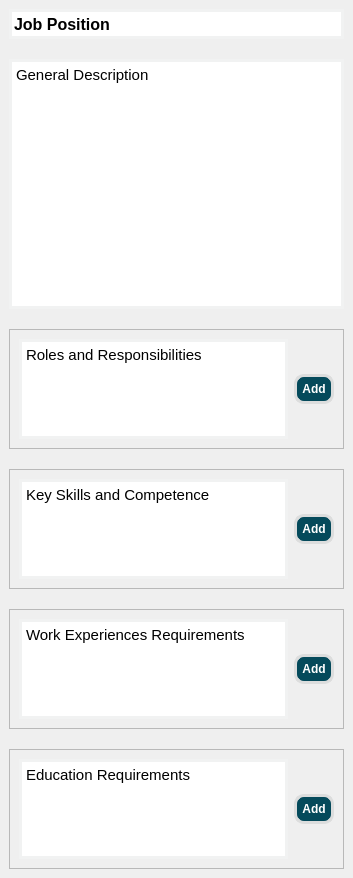
                   <widget class="QWidget" name="scrollAreaWidgetContents">
                    <property name="geometry">
                     <rect>
                      <x>0</x>
                      <y>0</y>
                      <width>353</width>
                      <height>878</height>
                     </rect>
                    </property>
                    <layout class="QGridLayout" name="gridLayout_13">
                     <property name="leftMargin">
                      <number>0</number>
                     </property>
                     <property name="topMargin">
                      <number>0</number>
                     </property>
                     <property name="rightMargin">
                      <number>0</number>
                     </property>
                     <property name="bottomMargin">
                      <number>0</number>
                     </property>
                     <item row="0" column="0">
                      <widget class="QWidget" name="widget_6" native="true">
                       <property name="styleSheet">
                        <string notr="true">QPlainTextEdit{
border: 3px solid #F1F2F2;
background-color: rgb(255, 255, 255);
}

QPushButton {
            border: none; 
            border-radius: 10px; 
			background-color: rgb(5, 74, 91);
			color: rgb(255, 255, 255);
			text-align: center;
			text-color: rgb(0, 0, 0);
			font-family: Arial;
			font-size: 12px;
			font-weight: bold; 
			border: 3px solid rgb(220, 221, 221);
			padding: 5px;
        }
        QPushButton:pressed {
            background-color: white;
        }
</string>
                       </property>
                       <layout class="QGridLayout" name="gridLayout_17">
                        <property name="horizontalSpacing">
                         <number>10</number>
                        </property>
                        <property name="verticalSpacing">
                         <number>20</number>
                        </property>
                        <item row="4" column="0">
                         <widget class="QFrame" name="frame_121">
                          <property name="frameShape">
                           <enum>QFrame::StyledPanel</enum>
                          </property>
                          <property name="frameShadow">
                           <enum>QFrame::Raised</enum>
                          </property>
                          <layout class="QGridLayout" name="gridLayout_110">
                           <item row="0" column="0">
                            <widget class="QPlainTextEdit" name="work_experience">
                             <property name="minimumSize">
                              <size>
                               <width>0</width>
                               <height>100</height>
                              </size>
                             </property>
                             <property name="font">
                              <font>
                               <family>Arial</family>
                               <pointsize>11</pointsize>
                              </font>
                             </property>
                             <property name="styleSheet">
                              <string notr="true">*{
border: 3px solid #F1F2F2;
background-color: rgb(255, 255, 255);
}</string>
                             </property>
                             <property name="frameShape">
                              <enum>QFrame::NoFrame</enum>
                             </property>
                             <property name="plainText">
                              <string>Work Experiences Requirements</string>
                             </property>
                            </widget>
                           </item>
                           <item row="0" column="1">
                            <widget class="QPushButton" name="add_work_expe">
                             <property name="text">
                              <string>Add</string>
                             </property>
                             <property name="flat">
                              <bool>true</bool>
                             </property>
                            </widget>
                           </item>
                          </layout>
                         </widget>
                        </item>
                        <item row="0" column="0">
                         <widget class="QLineEdit" name="job_position">
                          <property name="minimumSize">
                           <size>
                            <width>0</width>
                            <height>30</height>
                           </size>
                          </property>
                          <property name="font">
                           <font>
                            <family>Arial</family>
                            <pointsize>12</pointsize>
                            <weight>75</weight>
                            <bold>true</bold>
                           </font>
                          </property>
                          <property name="focusPolicy">
                           <enum>Qt::WheelFocus</enum>
                          </property>
                          <property name="styleSheet">
                           <string notr="true">*{
border: 3px solid #F1F2F2;
background-color: rgb(255, 255, 255);
}</string>
                          </property>
                          <property name="text">
                           <string>Job Position</string>
                          </property>
                         </widget>
                        </item>
                        <item row="2" column="0">
                         <widget class="QFrame" name="frame_119">
                          <property name="frameShape">
                           <enum>QFrame::StyledPanel</enum>
                          </property>
                          <property name="frameShadow">
                           <enum>QFrame::Raised</enum>
                          </property>
                          <layout class="QGridLayout" name="gridLayout_108">
                           <item row="0" column="0">
                            <widget class="QPlainTextEdit" name="roles_2">
                             <property name="minimumSize">
                              <size>
                               <width>0</width>
                               <height>100</height>
                              </size>
                             </property>
                             <property name="font">
                              <font>
                               <family>Arial</family>
                               <pointsize>11</pointsize>
                              </font>
                             </property>
                             <property name="styleSheet">
                              <string notr="true">*{
border: 3px solid #F1F2F2;
background-color: rgb(255, 255, 255);
}</string>
                             </property>
                             <property name="frameShape">
                              <enum>QFrame::NoFrame</enum>
                             </property>
                             <property name="plainText">
                              <string>Roles and Responsibilities</string>
                             </property>
                            </widget>
                           </item>
                           <item row="0" column="1">
                            <widget class="QPushButton" name="add_roles">
                             <property name="text">
                              <string>Add</string>
                             </property>
                             <property name="flat">
                              <bool>true</bool>
                             </property>
                            </widget>
                           </item>
                          </layout>
                         </widget>
                        </item>
                        <item row="3" column="0">
                         <widget class="QFrame" name="frame_120">
                          <property name="frameShape">
                           <enum>QFrame::StyledPanel</enum>
                          </property>
                          <property name="frameShadow">
                           <enum>QFrame::Raised</enum>
                          </property>
                          <layout class="QGridLayout" name="gridLayout_109">
                           <item row="1" column="1">
                            <widget class="QPushButton" name="add_skills">
                             <property name="text">
                              <string>Add</string>
                             </property>
                             <property name="flat">
                              <bool>true</bool>
                             </property>
                            </widget>
                           </item>
                           <item row="1" column="0">
                            <widget class="QPlainTextEdit" name="skills_3">
                             <property name="minimumSize">
                              <size>
                               <width>0</width>
                               <height>100</height>
                              </size>
                             </property>
                             <property name="font">
                              <font>
                               <family>Arial</family>
                               <pointsize>11</pointsize>
                              </font>
                             </property>
                             <property name="styleSheet">
                              <string notr="true">*{
border: 3px solid #F1F2F2;
background-color: rgb(255, 255, 255);
}</string>
                             </property>
                             <property name="frameShape">
                              <enum>QFrame::NoFrame</enum>
                             </property>
                             <property name="plainText">
                              <string>Key Skills and Competence</string>
                             </property>
                            </widget>
                           </item>
                          </layout>
                         </widget>
                        </item>
                        <item row="1" column="0">
                         <widget class="QPlainTextEdit" name="general_description">
                          <property name="sizePolicy">
                           <sizepolicy hsizetype="Preferred" vsizetype="Preferred">
                            <horstretch>0</horstretch>
                            <verstretch>0</verstretch>
                           </sizepolicy>
                          </property>
                          <property name="minimumSize">
                           <size>
                            <width>0</width>
                            <height>250</height>
                           </size>
                          </property>
                          <property name="font">
                           <font>
                            <family>Arial</family>
                            <pointsize>11</pointsize>
                           </font>
                          </property>
                          <property name="styleSheet">
                           <string notr="true">*{
border: 3px solid #F1F2F2;
background-color: rgb(255, 255, 255);
}</string>
                          </property>
                          <property name="frameShape">
                           <enum>QFrame::NoFrame</enum>
                          </property>
                          <property name="frameShadow">
                           <enum>QFrame::Plain</enum>
                          </property>
                          <property name="plainText">
                           <string>General Description
</string>
                          </property>
                         </widget>
                        </item>
                        <item row="5" column="0">
                         <widget class="QFrame" name="frame_122">
                          <property name="frameShape">
                           <enum>QFrame::StyledPanel</enum>
                          </property>
                          <property name="frameShadow">
                           <enum>QFrame::Raised</enum>
                          </property>
                          <layout class="QGridLayout" name="gridLayout_111">
                           <item row="0" column="0">
                            <widget class="QPlainTextEdit" name="education_requirements">
                             <property name="minimumSize">
                              <size>
                               <width>0</width>
                               <height>100</height>
                              </size>
                             </property>
                             <property name="font">
                              <font>
                               <family>Arial</family>
                               <pointsize>11</pointsize>
                              </font>
                             </property>
                             <property name="styleSheet">
                              <string notr="true">*{
border: 3px solid #F1F2F2;
background-color: rgb(255, 255, 255);
}</string>
                             </property>
                             <property name="frameShape">
                              <enum>QFrame::NoFrame</enum>
                             </property>
                             <property name="plainText">
                              <string>Education Requirements</string>
                             </property>
                            </widget>
                           </item>
                           <item row="0" column="1">
                            <widget class="QPushButton" name="add_education">
                             <property name="text">
                              <string>Add</string>
                             </property>
                             <property name="flat">
                              <bool>true</bool>
                             </property>
                            </widget>
                           </item>
                          </layout>
                         </widget>
                        </item>
                       </layout>
                      </widget>
                     </item>
                    </layout>
                   </widget>
